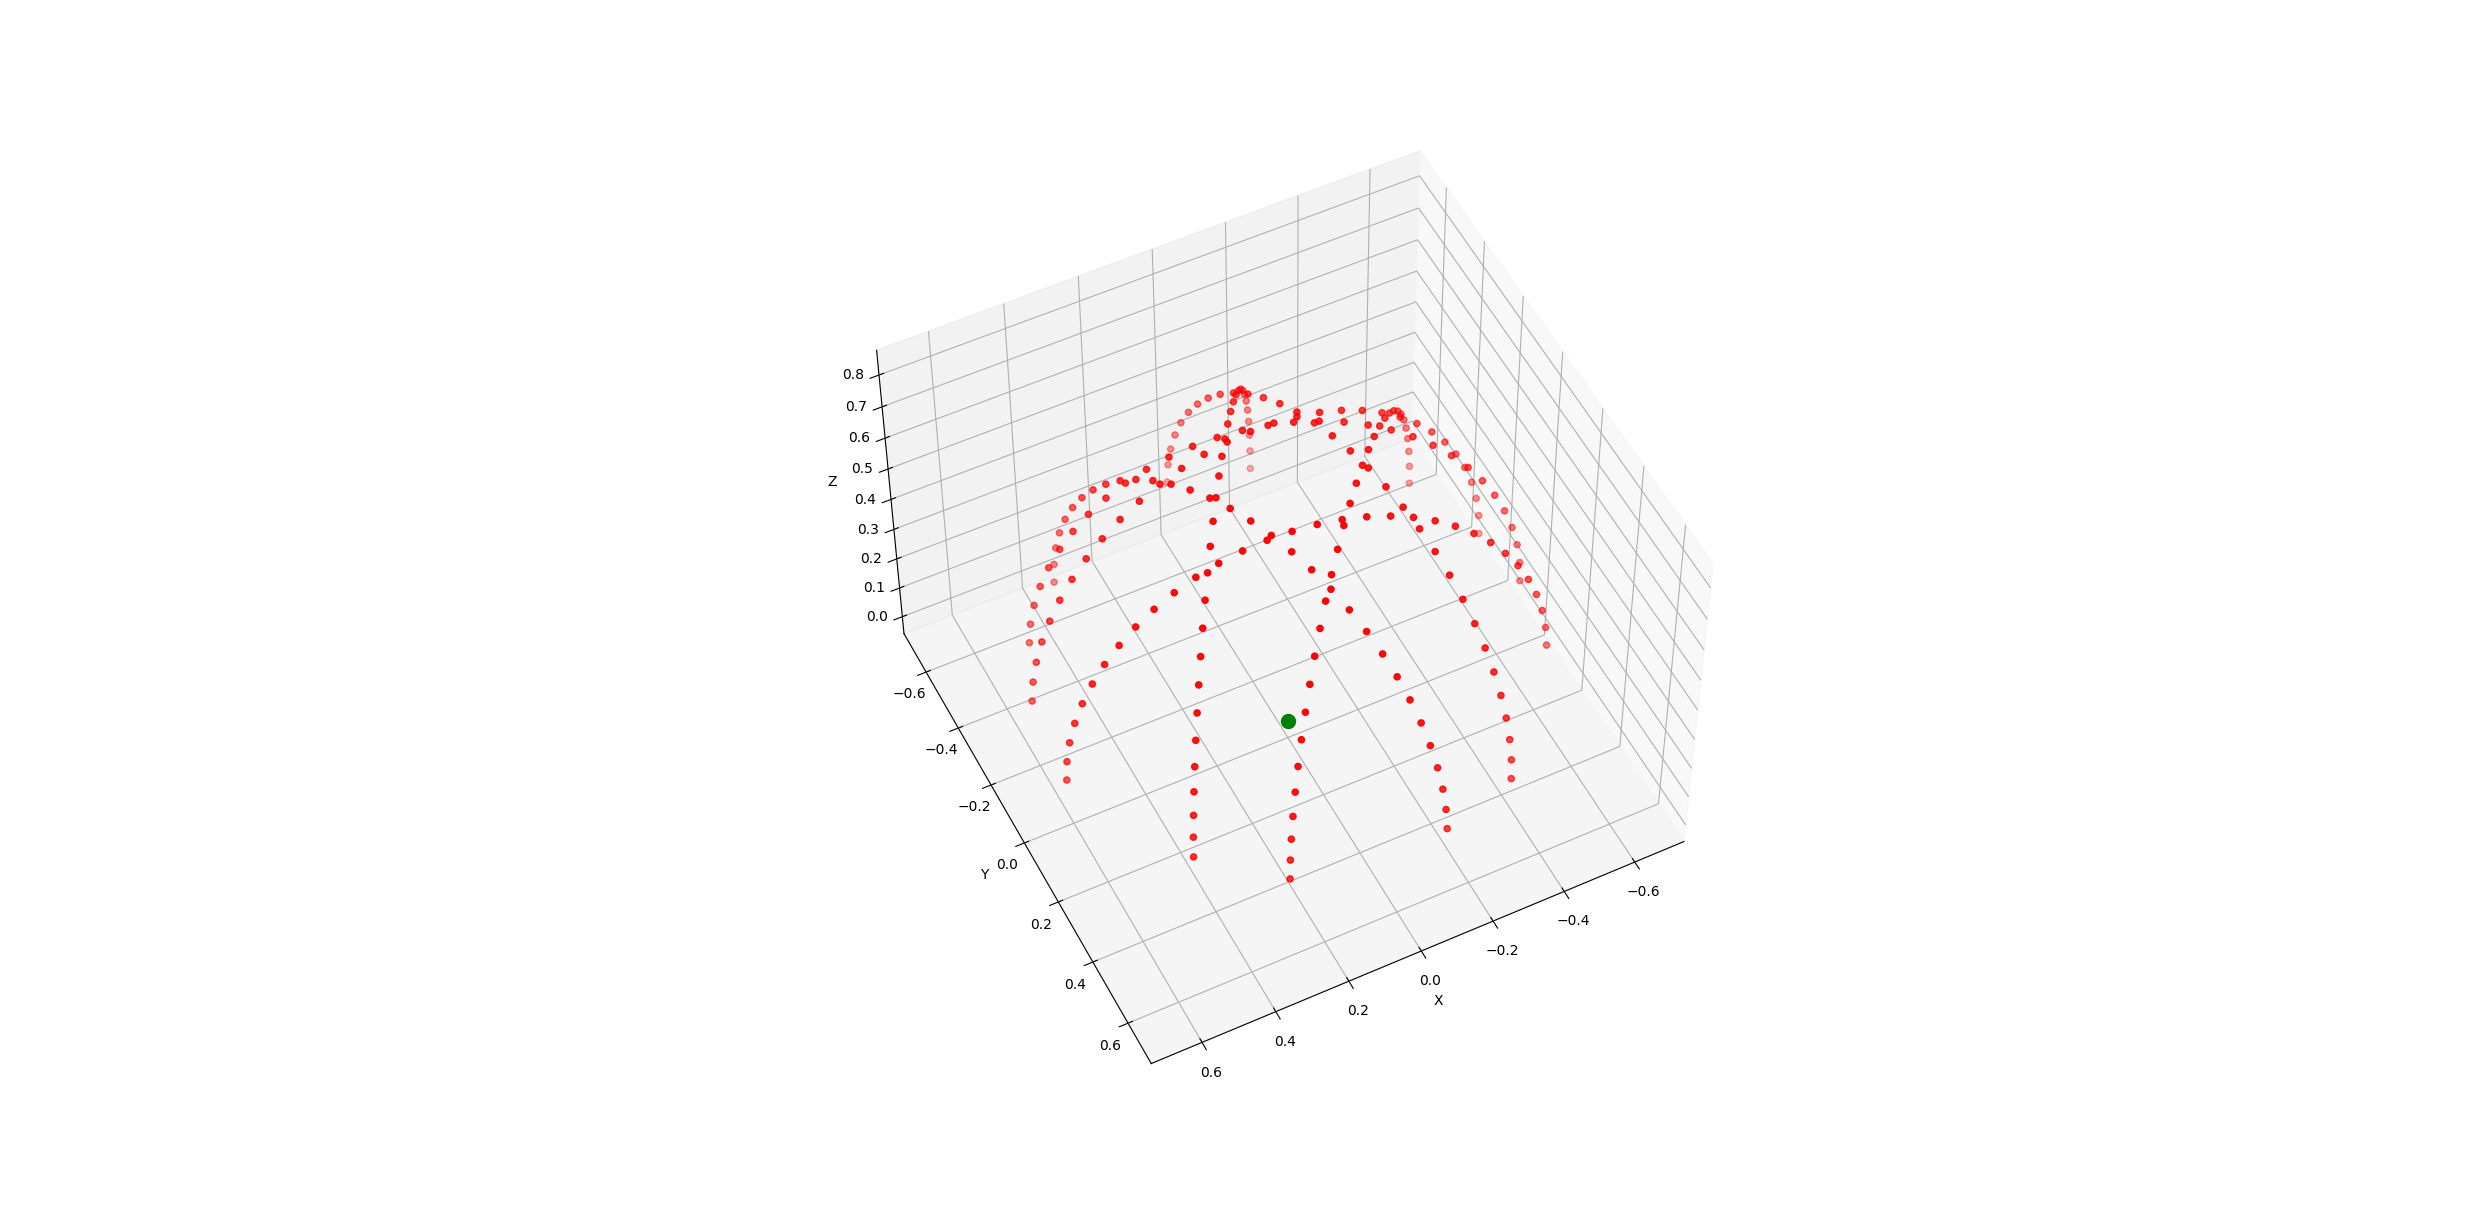

The Python source for this figure:
import math
# from sympy import symbols
import sympy as sp
import numpy as np
import matplotlib.pyplot as plt

t = sp.symbols ('t')
theta1 = sp.symbols('theta1')
theta2 = sp.symbols('theta2')
theta3 = sp.symbols('theta3')
theta4 = sp.symbols('theta4')
theta5 = sp.symbols('theta5')
theta6 = sp.symbols('theta6')

cos = sp.cos
sin = sp.sin

#Forming A matrix
def getAMatrix(input):
    a = input[0]
    theta = input[1]
    alpha = input[2]
    d = input[3]
    A = sp.Matrix(
        [[cos(theta), -sin(theta), 0, a],
        [sin(theta)*cos(alpha), cos(theta)*cos(alpha), -sin(alpha), -sin(alpha)*d],
        [sin(theta)*sin(alpha), cos(theta)*sin(alpha), cos(alpha), cos(alpha)*d],
        [0, 0, 0, 1]]
    )
    return ((A))

def getDHMatrix():
    #define DH parameters:
    d1=0.1915
    d2=0.1410
    d3=0.1415
    d4=0.230
    d5=0.1635
    d6=0.1660
    a2=0.230
    
    #Making the DH matrix
    dh_matrix = [[0,theta1,0,d1],
                [0,theta2-math.pi/2,-math.pi/2,d2],
                [a2,theta3+math.pi/2,0,-d3],
                [0,theta4,math.pi/2,d4],
                [0,theta5,-math.pi/2,d5],
                [0,theta6+math.pi/2,math.pi/2,d6]]
    return dh_matrix

def getEEFTransformationMatrix():
    A = []
    dh_matrix = getDHMatrix()
    for i in dh_matrix:
        mat = getAMatrix(i)
        A.append(mat)
    #Transformation from EE to base
    T = ((A[0]@A[1]@A[2]@A[3]@A[4]@A[5]))
    return T

if __name__ == "__main__":

    X_LIST,Y_LIST,Z_LIST = [],[],[]

    q_init = np.array([-math.pi,math.pi/2,0,0,0,0])

    T = getEEFTransformationMatrix()

    while (q_init[0]<=math.pi):
        q_init[1]=math.pi/2
        while (q_init[1]>=-math.pi/2):
            xee = T.subs([(theta1, q_init[0]), (theta2, q_init[1]), (theta3, q_init[2]), (theta4, q_init[3]), (theta5, q_init[4]), (theta6, q_init[5])])
            xee = (np.array(xee).astype(np.float64))
            X_LIST.append((xee[:-1,3])[0])
            Y_LIST.append((xee[:-1,3])[1])
            Z_LIST.append((xee[:-1,3])[2])
            q_init[1]-=0.1
        q_init[0]+=1
        

    fig = plt.figure()
    ax = fig.add_subplot(projection='3d')

    # Plot x, y and z data points
    ax.scatter(X_LIST, Y_LIST, Z_LIST, color='red')
    ax.scatter(0,0,0,color = 'green',s=100)

    ax.set_xlabel('X ')
    ax.set_ylabel('Y ')
    ax.set_zlabel('Z ')
    plt.show()
    fig.savefig("./workspaceViz.png")